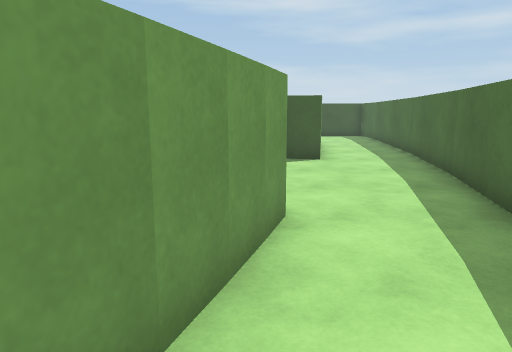
view 1 (above)

18 first-person views from a walk through a scene from a Unity 3-D project. The camera is 1.4 m above the floor, tilts 10° down and sees 70° across. The floor is counted in squares, 1 m on a side. Each view is taken from the middle of a square. On the plan, view 1 faces up. The plan holds only what a view shows up to about 16 squares ahead; the rest is blank. The place goes on beyond the plan. Surface patterns are stand-ins for the level's own textures.

view 2
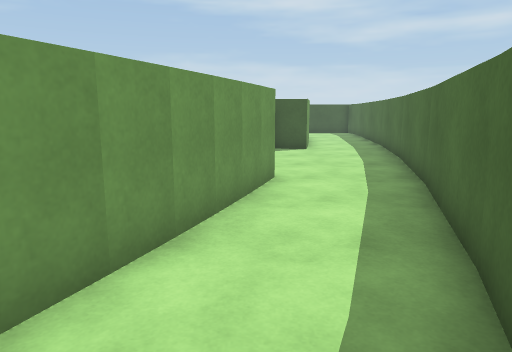

view 3
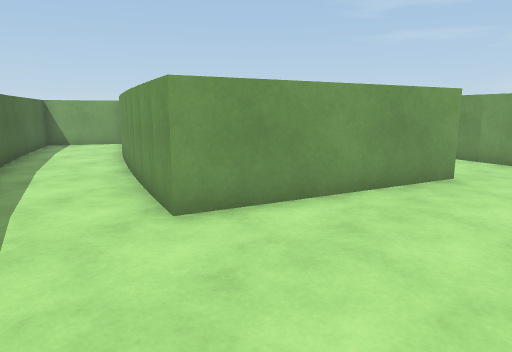

view 4
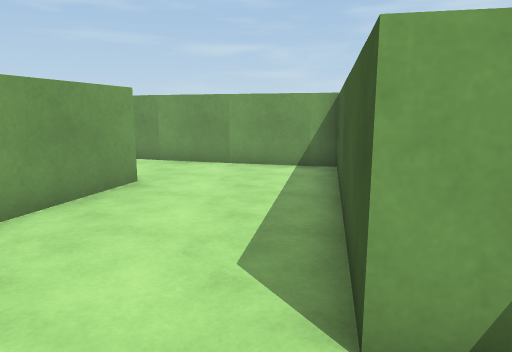

view 5
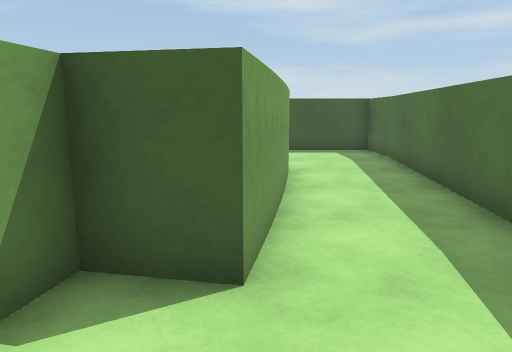

view 6
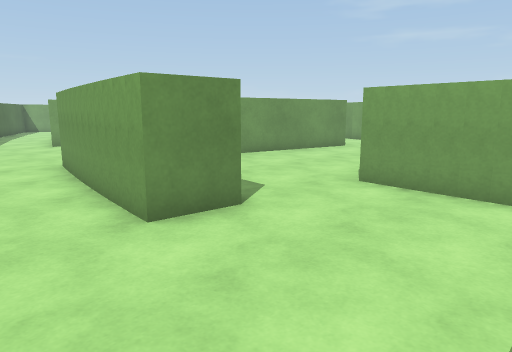

view 7
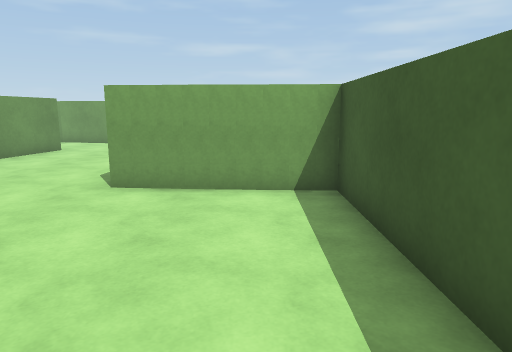

view 8
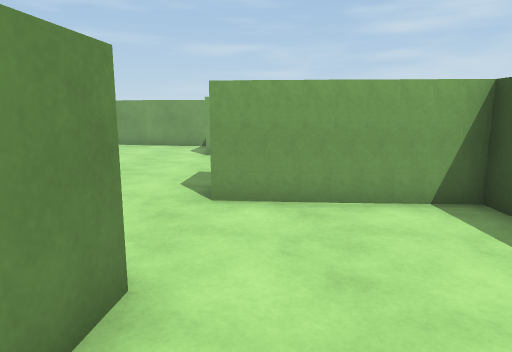

view 9
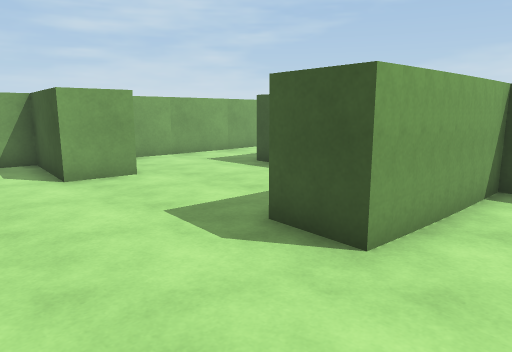

view 10
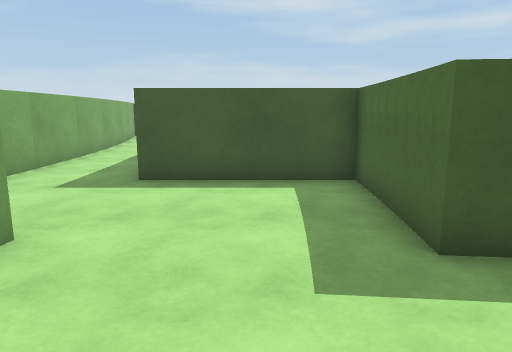

view 11
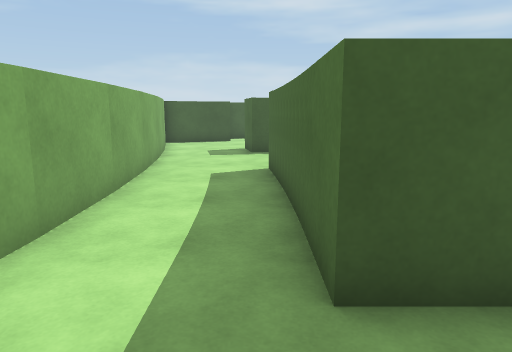

view 12
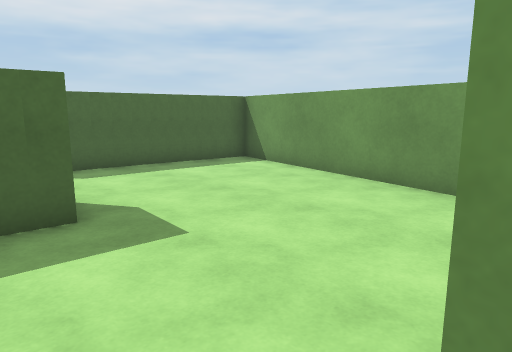

view 13
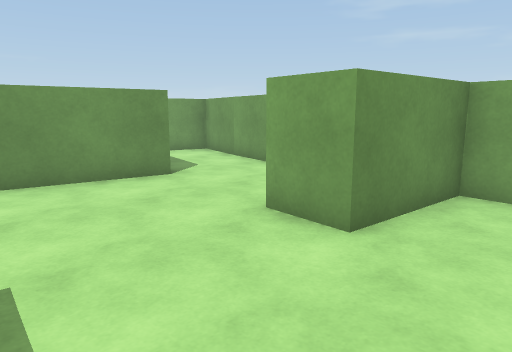

view 14
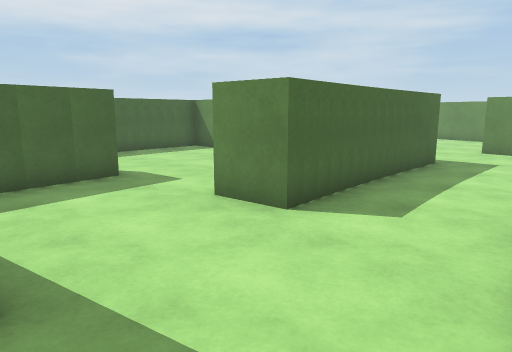

view 15
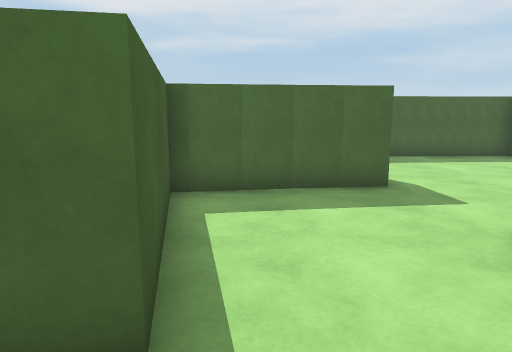

view 16
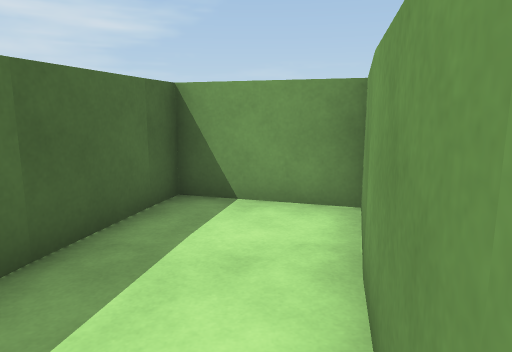

view 17
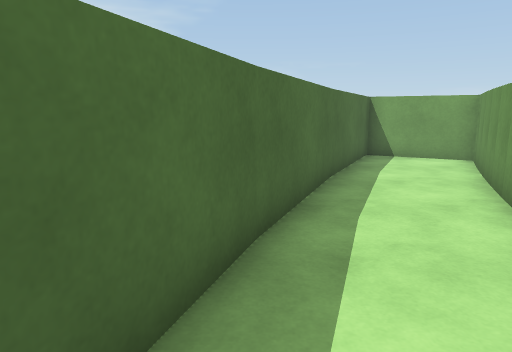

view 18
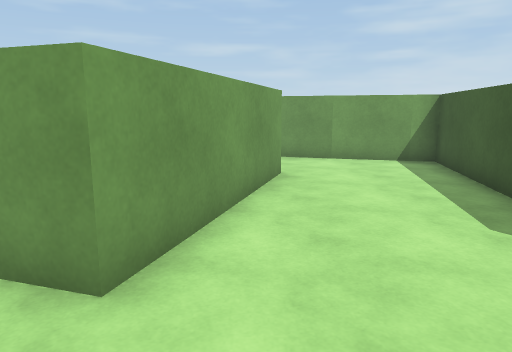

### Floor plan
Ten units are one square. View 1 is at (0, 0); x grows to the right and y downward. Boxes are objects, and circles mark ways between rooms. Rooms are numbered by the first view taken in them; rooms with no view inside come last. Other rooms are left out.
<svg viewBox="-129 -330 196 414">
<path fill="none" stroke="#000" d="M47 -80 53 -125M-54 -66 5 -48 -23 29M25 -136 19 -108 4 -111 1 -96 -73 -111 -82 -77M-25 28 -42 65 -16 79 4 37M6 39 47 -82M12 -170 28 -168 26 -153M28 -153 25 -136M62 -193 61 -215 -13 -215 -17 -173M53 -125 62 -194M-105 -206 -107 -182 -77 -179 -78 -164 -108 -167 -109 -158M-108 -158 -124 -87 -96 -79 -88 -112M-17 -173 -32 -174 -28 -215 -74 -215 -74 -269M-76 -268 -77 -280 -61 -282M-84 -128 4 -111 5 -117M-106 -278 -104 -205M-32 -284 -37 -325 -81 -316 -83 -324M7 -115 12 -161M-113 -325 -107 -276"/>
<circle cx="35" cy="-125" r="3" fill="#2a7"/>
<circle cx="0" cy="-170" r="3" fill="#2a7"/>
<text x="0" y="-60">1</text>
<text x="30" y="-180">2</text>
<text x="-70" y="-200">3</text>
</svg>
Room 1 opens to room 2. Room 2 opens to room 3.

Where each view was taken, in squares from view 1:
view 1: 0 up, 0 right, facing up
view 2: 3 down, 0 right, facing up
view 3: 9 up, 3 right, facing down-left
view 4: 9 up, 2 right, facing left
view 5: 8 up, 2 right, facing up
view 6: 21 up, 5 right, facing down-left
view 7: 20 up, 5 right, facing left
view 8: 18 up, 4 right, facing left
view 9: 14 up, 0 right, facing up-left
view 10: 14 up, 5 left, facing up
view 11: 19 up, 8 left, facing up
view 12: 19 up, 8 left, facing down-right
view 13: 20 up, 4 left, facing down-left
view 14: 32 up, 11 left, facing down-right
view 15: 31 up, 10 left, facing right
view 16: 14 up, 11 left, facing down
view 17: 4 up, 2 right, facing down
view 18: 6 up, 3 right, facing left
